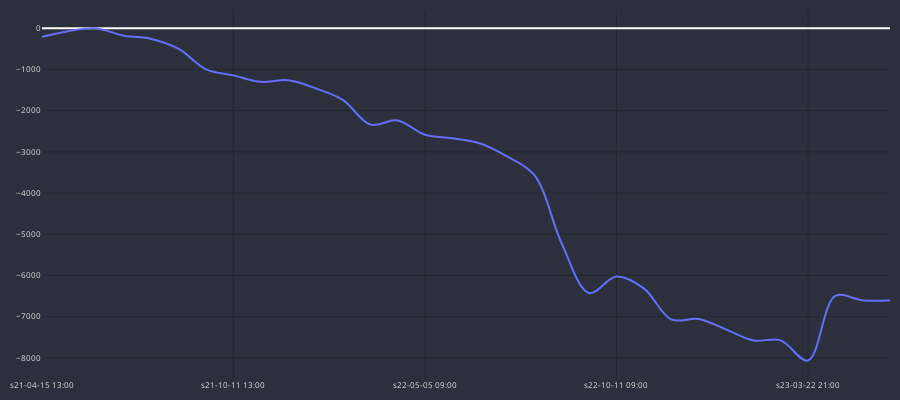

Notebook code for this chart:
### Code cell
cp=CandlePlot(df_trades, False)
cp.show_plot(line_traces=['GAIN_C'])

### Figure 1 — Plotly figure (JSON) as saved in the notebook; plotly's stock layout.template omitted (floating-point values rounded to 4 significant figures)
{"data": [{"line": {"shape": "spline", "width": 2}, "name": "GAIN_C", "type": "scatter", "x": ["s21-04-15 13:00", "s21-05-04 21:00", "s21-06-21 21:00", "s21-08-09 21:00", "s21-08-18 21:00", "s21-09-09 17:00", "s21-09-20 17:00", "s21-10-11 13:00", "s21-11-11 02:00", "s21-12-27 18:00", "s22-01-30 22:00", "s22-02-09 10:00", "s22-03-01 06:00", "s22-03-22 13:00", "s22-05-05 09:00", "s22-06-06 05:00", "s22-07-08 09:00", "s22-07-25 13:00", "s22-08-01 01:00", "s22-09-07 21:00", "s22-09-25 21:00", "s22-10-11 09:00", "s22-11-15 22:00", "s22-12-14 18:00", "s22-12-21 02:00", "s23-01-31 06:00", "s23-02-08 06:00", "s23-02-15 10:00", "s23-03-22 21:00", "s23-04-04 05:00", "s23-07-27 01:00", "s23-08-09 09:00"], "y": [-210.3, -65.1, -5.5, -181.9, -259.6, -502.2, -997.2, -1144.0, -1302.0, -1263.0, -1458.0, -1741.0, -2339.0, -2238.0, -2584.0, -2670.0, -2791.0, -3111.0, -3565.0, -5224.0, -6425.0, -6026.0, -6314.0, -7068.0, -7056.0, -7309.0, -7577.0, -7575.0, -8065.0, -6498.0, -6605.0, -6605.0]}], "layout": {"font": {"color": "#e1e1e1", "size": 8}, "height": 400, "margin": {"b": 10, "l": 10, "r": 10, "t": 10}, "paper_bgcolor": "#2c303c", "plot_bgcolor": "#2c303c", "width": 900, "xaxis": {"autorange": true, "gridcolor": "#1f292f", "nticks": 5, "range": [0, 31], "rangeslider": {"visible": false, "yaxis": {}}, "type": "category"}, "yaxis": {"autorange": true, "gridcolor": "#1f292f", "range": [-8513.0, 442.3], "type": "linear"}}}
